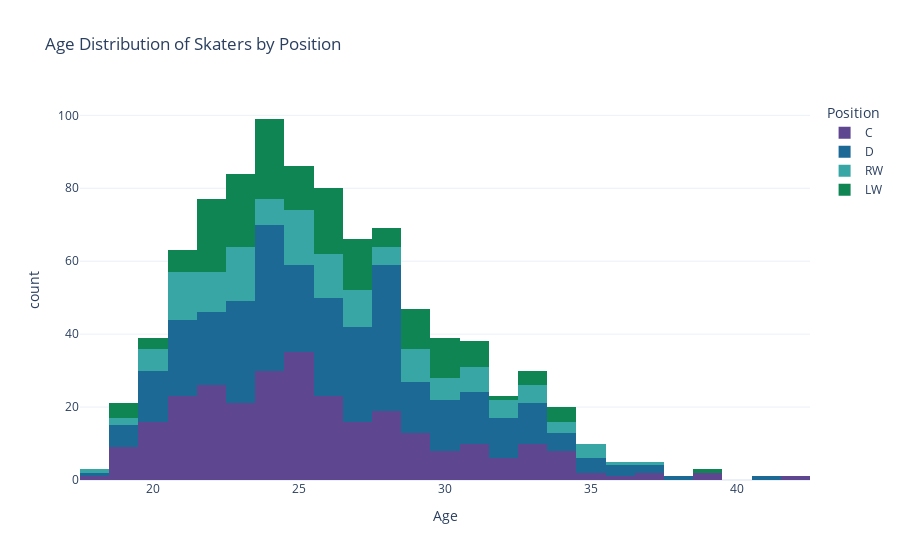

Notebook code cell kept with this figure:
### Code cell
px.histogram(dfPlayerStats.sort_values('Age'), 
             x='Age', 
             title='Age Distribution of Skaters by Position', 
             labels={'primaryPosition': 'Position'},
             color='primaryPosition')

### Figure 1 — Plotly figure (JSON) as saved in the notebook; plotly's stock layout.template omitted (floating-point values rounded to 4 significant figures; data arrays with more than 128 entries replaced by an {"elided": "..."} marker saying what was removed)
{"data": [{"alignmentgroup": "True", "bingroup": "x", "hovertemplate": "Position=C<br>Age=%{x}<br>count=%{y}<extra></extra>", "legendgroup": "C", "marker": {"color": "rgb(95, 70, 144)", "pattern": {"shape": ""}}, "name": "C", "offsetgroup": "C", "orientation": "v", "showlegend": true, "type": "histogram", "x": {"elided": "282 int values"}, "xaxis": "x", "yaxis": "y"}, {"alignmentgroup": "True", "bingroup": "x", "hovertemplate": "Position=D<br>Age=%{x}<br>count=%{y}<extra></extra>", "legendgroup": "D", "marker": {"color": "rgb(29, 105, 150)", "pattern": {"shape": ""}}, "name": "D", "offsetgroup": "D", "orientation": "v", "showlegend": true, "type": "histogram", "x": {"elided": "327 int values"}, "xaxis": "x", "yaxis": "y"}, {"alignmentgroup": "True", "bingroup": "x", "hovertemplate": "Position=RW<br>Age=%{x}<br>count=%{y}<extra></extra>", "legendgroup": "RW", "marker": {"color": "rgb(56, 166, 165)", "pattern": {"shape": ""}}, "name": "RW", "offsetgroup": "RW", "orientation": "v", "showlegend": true, "type": "histogram", "x": {"elided": "138 int values"}, "xaxis": "x", "yaxis": "y"}, {"alignmentgroup": "True", "bingroup": "x", "hovertemplate": "Position=LW<br>Age=%{x}<br>count=%{y}<extra></extra>", "legendgroup": "LW", "marker": {"color": "rgb(15, 133, 84)", "pattern": {"shape": ""}}, "name": "LW", "offsetgroup": "LW", "orientation": "v", "showlegend": true, "type": "histogram", "x": {"elided": "163 int values"}, "xaxis": "x", "yaxis": "y"}], "layout": {"barmode": "relative", "legend": {"title": {"text": "Position"}, "tracegroupgap": 0}, "title": {"text": "Age Distribution of Skaters by Position"}, "xaxis": {"anchor": "y", "domain": [0, 1], "title": {"text": "Age"}}, "yaxis": {"anchor": "x", "domain": [0, 1], "title": {"text": "count"}}}}
